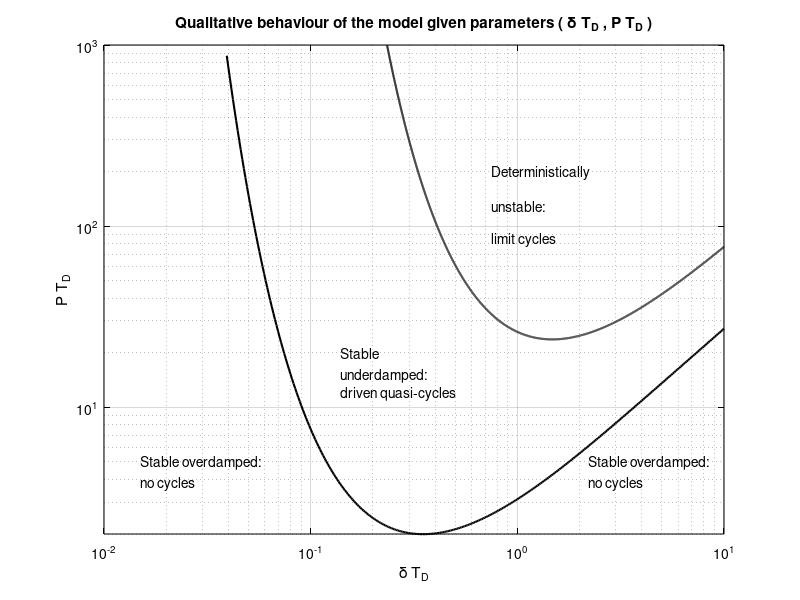

This chart was generated by the following MATLAB code:
%parameter space graph M636

B = logspace(-2, 1, 400); %log axes


% overdamped curve - real roots
lnR = 1+exp(-(B+1))./B;
r = exp(lnR);
aLow = B.*r;

maskLow = aLow < 1e3 & isfinite(aLow); %no divergence
bLow = B(maskLow);
aLow = aLow(maskLow);


% limit cycle curve - imaginary eigenvalues
Nw   = 8000;
ep = 1e-4;
w = linspace(pi/2+ep, pi-ep, Nw);

tw = tan(w);
cw = cos(w);

bUp = -w./tw;              
rUp = exp(1-1./cw);      
AUp = bUp.*rUp;     

% within lims
mask_top = (bUp > 1e-2) & (bUp < 10) & (AUp > 2) & (AUp < 1e3) & ...
    isfinite(bUp) & isfinite(AUp);
bUp = bUp(mask_top);
AUp = AUp(mask_top);

% plot
figure;
hold on;
loglog(bLow,  aLow,  'k-', 'LineWidth', 1.5);
loglog(bUp, AUp, 'k-', 'LineWidth', 1.5);
set(gca, 'XScale', 'log', 'YScale', 'log');
xlim([1e-2, 10]);
ylim([2, 1e3]);
xlabel('\delta T_D');
ylabel('P T_D');
set(gca, 'Color', 'w', 'XColor', 'k', 'YColor', 'k', 'Box', 'on');
set(gcf, 'Color', 'w');
grid on;
title('Qualitative behaviour of the model given parameters ( \delta T_D , P T_D )', 'Color','k');


% labels
text(0.015, 5, 'Stable overdamped:', 'FontSize', 10, 'Color', 'k');
text(0.015, 3.8,'no cycles', 'FontSize', 10, 'Color', 'k');
text(2.2, 5, 'Stable overdamped:', 'FontSize', 10, 'Color', 'k');
text(2.2, 3.8,'no cycles', 'FontSize', 10, 'Color', 'k');

text(0.14, 20, 'Stable', 'FontSize', 10, 'Color', 'k');
text(0.14, 15, 'underdamped:', 'FontSize', 10, 'Color', 'k');
text(0.14, 12, 'driven quasi-cycles', 'FontSize', 10, 'Color', 'k');

text(0.75, 200, 'Deterministically', 'FontSize', 10, 'Color', 'k');
text(0.75, 130, 'unstable:', 'FontSize', 10, 'Color', 'k');
text(0.75, 85, 'limit cycles', 'FontSize', 10, 'Color', 'k');

hold off;
